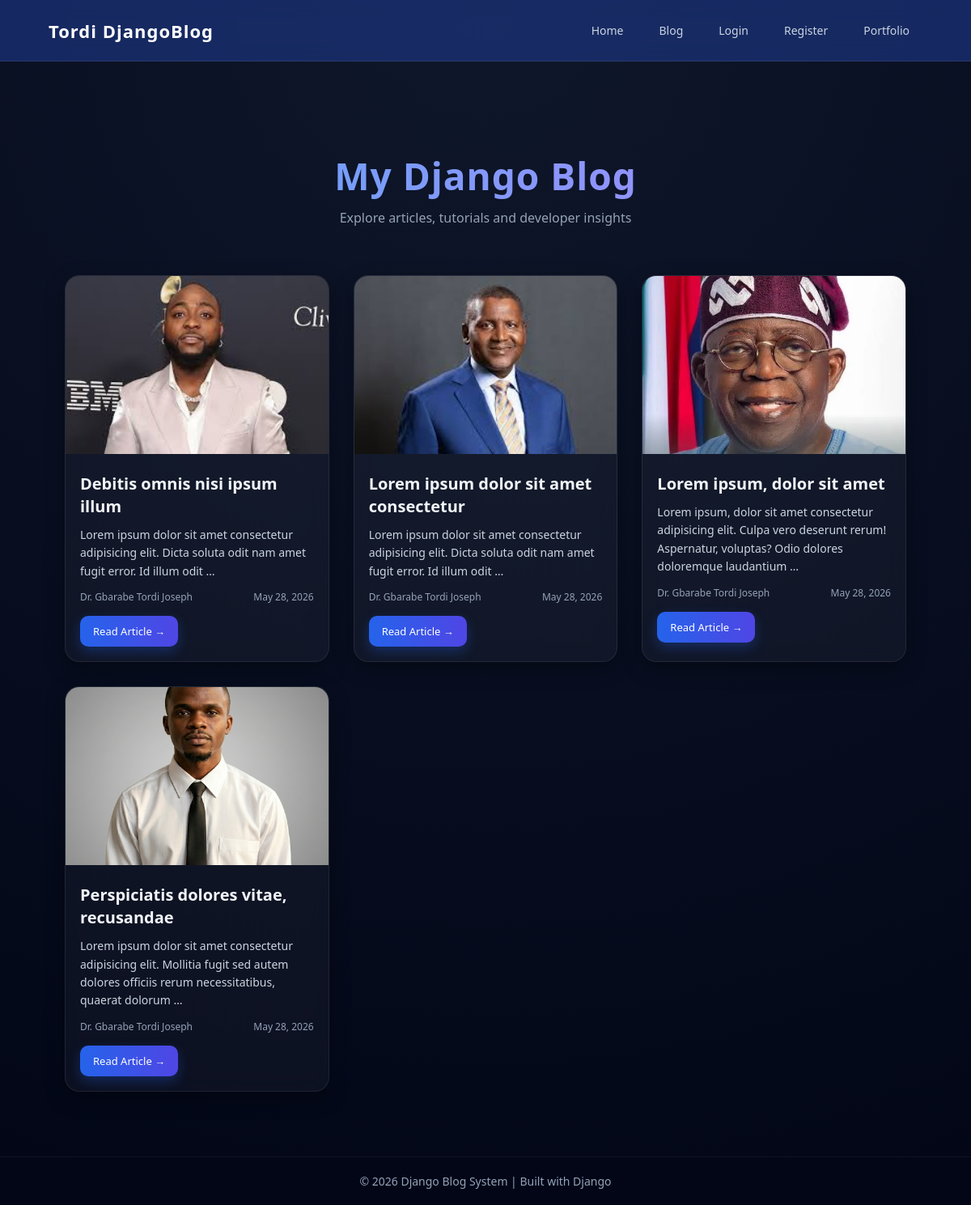
Screenshot of /blog/ with the database file from the repository.
### accounts/models.py (models this page shows, shortened)
class Blog(models.Model):
    title = models.CharField(max_length=300)
    image = models.ImageField(upload_to='blog_images/')
    content = models.TextField()
    author = models.CharField(max_length=100)
    created_at = models.DateTimeField(auto_now_add=True)

### accounts/views.py (the view)
# urls.py: path('blog/', views.blog, name='blog'),
def blog(request):
    blogs = Blog.objects.all().order_by('-created_at')
    context = {
        'blogs': blogs
    }
    return render(request, 'blog.html', context)

### templates/blog.html (shortened to what this page needs)
{% extends 'base.html' %}
{% block content %}
<div class="header">
    <h1>My Django Blog</h1>
    <p>Explore articles, tutorials and developer insights</p>
</div>
<div class="blog-container">
    {% for blog in blogs %}
        <div class="blog-card">
            <img src="{{ blog.image.url }}" alt="{{ blog.title }}">
            <div class="blog-content">
                <h2>{{ blog.title|truncatewords:6 }}</h2>
                <p>{{ blog.content|truncatewords:18 }}</p>
                <div class="blog-info">
                    <span>{{ blog.author }}</span>
                    <span>{{ blog.created_at|date:"M d, Y" }}</span>
                </div>
                <a href="{% url 'blog_details' blog.id %}" class="read-btn">
                    Read Article →
                </a>
            </div>
        </div>
    {% empty %}
        <div class="empty">
            No blog posts available yet.
        </div>
    {% endfor %}
</div>
{% endblock %}

### templates/base.html (shortened to what this page needs)
<!DOCTYPE html>
<html lang="en">
<head>
</head>
<body>
<div class="navbar">
    <div class="logo">
        Tordi DjangoBlog
    </div>
    <div class="nav-links">
        <a href="{% url 'home' %}">Home</a>
        <a href="{% url 'blog' %}">Blog</a>
        {% if request.user.is_authenticated %}
            <a href="{% url 'logout' %}">Logout</a>
        {% else %}
            <a href="{% url 'login' %}">Login</a>
            <a href="{% url 'register' %}">Register</a>
        {% endif %}
        <a href="http://tordiportfilio.pythonanywhere.com/">Portfolio</a>
    </div>
</div>
<div class="container">
    {% block content %}
    {% endblock %}
</div>
<div class="footer">
    © 2026 Django Blog System | Built with Django
</div>
</body>
</html>

### templates/base.html (style rules this page uses)
* { margin:0; padding:0; box-sizing:border-box; font-family:"Segoe UI", Arial, sans-serif; }
body { background: radial-gradient(circle at top, #0f172a, #020617); color:#e2e8f0; min-height:100vh; }
.navbar { display:flex; justify-content:space-between; align-items:center; padding:18px 60px; background: rgba(30, 58, 138, 0.6); backdrop-filter: blur(12px); border-bottom: 1px solid rgba(255,255,255,0.08); position:sticky; top:0; z-index:1000; }
.logo { font-size:22px; font-weight:700; letter-spacing:1px; color:#fff; }
.nav-links { display:flex; gap:12px; flex-wrap:wrap; }
.nav-links a { text-decoration:none; color:#cbd5e1; padding:10px 16px; border-radius:10px; transition:0.3s ease; font-size:14px; }
.container { width:90%; max-width:1100px; margin:40px auto; padding:20px; animation: fadeIn 0.5s ease-in-out; }
.footer { text-align:center; padding:20px; background:#020617; color:#94a3b8; border-top:1px solid rgba(255,255,255,0.05); margin-top:60px; font-size:14px; }

### templates/blog.html (style rules this page uses)
.header { text-align:center; padding:50px 20px 20px; }
.header h1 { font-size:46px; font-weight:700; letter-spacing:1px; background: linear-gradient(90deg,#60a5fa,#a78bfa); -webkit-background-clip:text; -webkit-text-fill-color:transparent; }
.header p { color:#94a3b8; margin-top:10px; font-size:16px; }
.blog-container { display:grid; grid-template-columns:repeat(auto-fit,minmax(280px,1fr)); gap:30px; margin-top:40px; }
.blog-card { background:rgba(255,255,255,0.04); border:1px solid rgba(255,255,255,0.08); border-radius:18px; overflow:hidden; backdrop-filter:blur(12px); transition:0.35s ease; box-shadow:0 8px 25px rgba(0,0,0,0.35); position:relative; }
.blog-card img { width:100%; height:220px; object-fit:cover; transition:0.4s ease; }
.blog-content { padding:18px; }
.blog-content h2 { font-size:20px; font-weight:600; margin-bottom:10px; color:#f1f5f9; line-height:1.4; }
.blog-content p { color:#cbd5e1; font-size:14px; line-height:1.6; }
.blog-info { margin-top:12px; font-size:12px; color:#94a3b8; display:flex; justify-content:space-between; align-items:center; }
.read-btn { display:inline-block; margin-top:15px; padding:10px 16px; background:linear-gradient(90deg,#2563eb,#4f46e5); color:white; text-decoration:none; border-radius:10px; font-size:13px; transition:0.3s ease; box-shadow:0 6px 15px rgba(37,99,235,0.3); }

### rows the page displays
Blog: image (picture), title "Debitis omnis nisi ipsum illum", content "Lorem ipsum dolor sit amet consectetur adipisicing elit. Dicta soluta odit nam amet fugit error. Id illum odit …", author "Dr. Gbarabe Tordi Joseph", created_at "May 28, 2026"
Blog: image (picture), title "Lorem ipsum dolor sit amet consectetur", content "Lorem ipsum dolor sit amet consectetur adipisicing elit. Dicta soluta odit nam amet fugit error. Id illum odit …", author "Dr. Gbarabe Tordi Joseph", created_at "May 28, 2026"
Blog: image (picture), title "Lorem ipsum, dolor sit amet", content "Lorem ipsum, dolor sit amet consectetur adipisicing elit. Culpa vero deserunt rerum! Aspernatur, voluptas? Odio dolores doloremque laudantium …", author "Dr. Gbarabe Tordi Joseph", created_at "May 28, 2026"
Blog: image (picture), title "Perspiciatis dolores vitae, recusandae", content "Lorem ipsum dolor sit amet consectetur adipisicing elit. Mollitia fugit sed autem dolores officiis rerum necessitatibus, quaerat dolorum …", author "Dr. Gbarabe Tordi Joseph", created_at "May 28, 2026"
